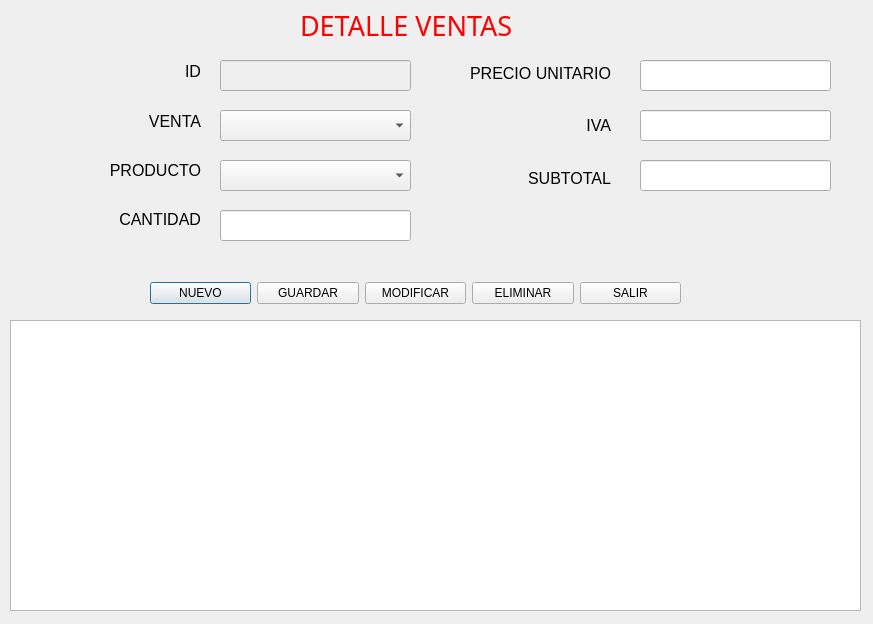
<?xml version="1.0" encoding="UTF-8"?>
<ui version="4.0">
 <class>Detalleventas</class>
 <widget class="QDialog" name="Detalleventas">
  <property name="geometry">
   <rect>
    <x>0</x>
    <y>0</y>
    <width>873</width>
    <height>624</height>
   </rect>
  </property>
  <property name="windowTitle">
   <string>Detalle Ventas</string>
  </property>
  <widget class="QComboBox" name="cbProducto">
   <property name="geometry">
    <rect>
     <x>220</x>
     <y>160</y>
     <width>191</width>
     <height>31</height>
    </rect>
   </property>
  </widget>
  <widget class="QWidget" name="layoutWidget_2">
   <property name="geometry">
    <rect>
     <x>150</x>
     <y>280</y>
     <width>531</width>
     <height>26</height>
    </rect>
   </property>
   <layout class="QHBoxLayout" name="horizontalLayout">
    <item>
     <widget class="QPushButton" name="btnNuevo">
      <property name="text">
       <string>NUEVO</string>
      </property>
      <property name="icon">
       <iconset theme="QIcon::ThemeIcon::FolderNew"/>
      </property>
     </widget>
    </item>
    <item>
     <widget class="QPushButton" name="btnGuardar">
      <property name="text">
       <string>GUARDAR</string>
      </property>
      <property name="icon">
       <iconset theme="QIcon::ThemeIcon::DocumentSave"/>
      </property>
     </widget>
    </item>
    <item>
     <widget class="QPushButton" name="btnModificar">
      <property name="text">
       <string>MODIFICAR</string>
      </property>
      <property name="icon">
       <iconset theme="QIcon::ThemeIcon::MailMessageNew"/>
      </property>
     </widget>
    </item>
    <item>
     <widget class="QPushButton" name="btnEliminar">
      <property name="text">
       <string>ELIMINAR</string>
      </property>
      <property name="icon">
       <iconset theme="QIcon::ThemeIcon::ApplicationExit"/>
      </property>
     </widget>
    </item>
    <item>
     <widget class="QPushButton" name="btnSalir">
      <property name="text">
       <string>SALIR</string>
      </property>
      <property name="icon">
       <iconset theme="QIcon::ThemeIcon::SystemLogOut"/>
      </property>
     </widget>
    </item>
   </layout>
  </widget>
  <widget class="QLineEdit" name="txtID">
   <property name="enabled">
    <bool>false</bool>
   </property>
   <property name="geometry">
    <rect>
     <x>220</x>
     <y>60</y>
     <width>191</width>
     <height>31</height>
    </rect>
   </property>
  </widget>
  <widget class="QLineEdit" name="txtIVA">
   <property name="geometry">
    <rect>
     <x>640</x>
     <y>110</y>
     <width>191</width>
     <height>31</height>
    </rect>
   </property>
  </widget>
  <widget class="QLabel" name="label">
   <property name="geometry">
    <rect>
     <x>300</x>
     <y>10</y>
     <width>241</width>
     <height>31</height>
    </rect>
   </property>
   <property name="font">
    <font>
     <family>MV Boli</family>
     <pointsize>20</pointsize>
     <underline>false</underline>
    </font>
   </property>
   <property name="styleSheet">
    <string notr="true">color: rgb(255, 0, 0);</string>
   </property>
   <property name="text">
    <string>DETALLE VENTAS</string>
   </property>
   <property name="textFormat">
    <enum>Qt::TextFormat::AutoText</enum>
   </property>
  </widget>
  <widget class="QTableView" name="tablaDetalleVentas">
   <property name="geometry">
    <rect>
     <x>10</x>
     <y>320</y>
     <width>851</width>
     <height>291</height>
    </rect>
   </property>
  </widget>
  <widget class="QWidget" name="layoutWidget_3">
   <property name="geometry">
    <rect>
     <x>430</x>
     <y>50</y>
     <width>181</width>
     <height>151</height>
    </rect>
   </property>
   <layout class="QVBoxLayout" name="_3">
    <item>
     <widget class="QLabel" name="labelPrecioUnitario">
      <property name="font">
       <font>
        <pointsize>12</pointsize>
       </font>
      </property>
      <property name="text">
       <string>PRECIO UNITARIO</string>
      </property>
      <property name="alignment">
       <set>Qt::AlignmentFlag::AlignRight|Qt::AlignmentFlag::AlignTrailing|Qt::AlignmentFlag::AlignVCenter</set>
      </property>
     </widget>
    </item>
    <item>
     <widget class="QLabel" name="labelIVA">
      <property name="font">
       <font>
        <family>Segoe UI</family>
        <pointsize>12</pointsize>
       </font>
      </property>
      <property name="text">
       <string>IVA</string>
      </property>
      <property name="alignment">
       <set>Qt::AlignmentFlag::AlignRight|Qt::AlignmentFlag::AlignTrailing|Qt::AlignmentFlag::AlignVCenter</set>
      </property>
     </widget>
    </item>
    <item>
     <widget class="QLabel" name="labelSubtotal">
      <property name="font">
       <font>
        <family>Segoe UI</family>
        <pointsize>12</pointsize>
       </font>
      </property>
      <property name="text">
       <string>SUBTOTAL</string>
      </property>
      <property name="alignment">
       <set>Qt::AlignmentFlag::AlignRight|Qt::AlignmentFlag::AlignTrailing|Qt::AlignmentFlag::AlignVCenter</set>
      </property>
     </widget>
    </item>
   </layout>
  </widget>
  <widget class="QLineEdit" name="txtCantidad">
   <property name="geometry">
    <rect>
     <x>220</x>
     <y>210</y>
     <width>191</width>
     <height>31</height>
    </rect>
   </property>
  </widget>
  <widget class="QWidget" name="layoutWidget">
   <property name="geometry">
    <rect>
     <x>10</x>
     <y>50</y>
     <width>191</width>
     <height>191</height>
    </rect>
   </property>
   <layout class="QVBoxLayout" name="_2">
    <item>
     <widget class="QLabel" name="labelID">
      <property name="font">
       <font>
        <family>Segoe UI</family>
        <pointsize>12</pointsize>
       </font>
      </property>
      <property name="text">
       <string>ID</string>
      </property>
      <property name="alignment">
       <set>Qt::AlignmentFlag::AlignRight|Qt::AlignmentFlag::AlignTrailing|Qt::AlignmentFlag::AlignVCenter</set>
      </property>
     </widget>
    </item>
    <item>
     <widget class="QLabel" name="labelVenta">
      <property name="font">
       <font>
        <family>Segoe UI</family>
        <pointsize>12</pointsize>
       </font>
      </property>
      <property name="text">
       <string>VENTA</string>
      </property>
      <property name="alignment">
       <set>Qt::AlignmentFlag::AlignRight|Qt::AlignmentFlag::AlignTrailing|Qt::AlignmentFlag::AlignVCenter</set>
      </property>
     </widget>
    </item>
    <item>
     <widget class="QLabel" name="labelProducto">
      <property name="font">
       <font>
        <pointsize>12</pointsize>
       </font>
      </property>
      <property name="text">
       <string>PRODUCTO</string>
      </property>
      <property name="alignment">
       <set>Qt::AlignmentFlag::AlignRight|Qt::AlignmentFlag::AlignTrailing|Qt::AlignmentFlag::AlignVCenter</set>
      </property>
     </widget>
    </item>
    <item>
     <widget class="QLabel" name="labelCantidad">
      <property name="font">
       <font>
        <pointsize>12</pointsize>
       </font>
      </property>
      <property name="text">
       <string>CANTIDAD</string>
      </property>
      <property name="alignment">
       <set>Qt::AlignmentFlag::AlignRight|Qt::AlignmentFlag::AlignTrailing|Qt::AlignmentFlag::AlignVCenter</set>
      </property>
     </widget>
    </item>
   </layout>
  </widget>
  <widget class="QComboBox" name="cbVenta">
   <property name="geometry">
    <rect>
     <x>220</x>
     <y>110</y>
     <width>191</width>
     <height>31</height>
    </rect>
   </property>
  </widget>
  <widget class="QLineEdit" name="txtSubtotal">
   <property name="geometry">
    <rect>
     <x>640</x>
     <y>160</y>
     <width>191</width>
     <height>31</height>
    </rect>
   </property>
  </widget>
  <widget class="QLineEdit" name="txtPrecioUnitario">
   <property name="geometry">
    <rect>
     <x>640</x>
     <y>60</y>
     <width>191</width>
     <height>31</height>
    </rect>
   </property>
  </widget>
 </widget>
 <resources/>
 <connections/>
</ui>
